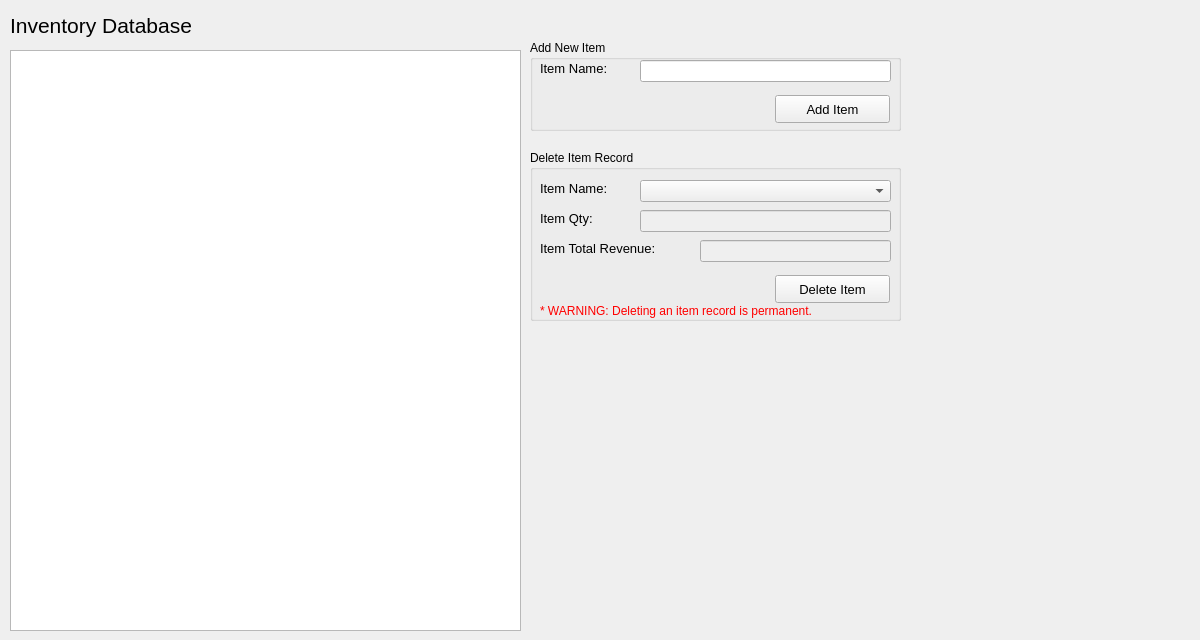
<?xml version="1.0" encoding="UTF-8"?>
<ui version="4.0">
 <class>aInventory</class>
 <widget class="QWidget" name="aInventory">
  <property name="geometry">
   <rect>
    <x>0</x>
    <y>0</y>
    <width>1200</width>
    <height>640</height>
   </rect>
  </property>
  <property name="sizePolicy">
   <sizepolicy hsizetype="Fixed" vsizetype="Fixed">
    <horstretch>0</horstretch>
    <verstretch>0</verstretch>
   </sizepolicy>
  </property>
  <property name="minimumSize">
   <size>
    <width>1200</width>
    <height>640</height>
   </size>
  </property>
  <property name="maximumSize">
   <size>
    <width>1200</width>
    <height>640</height>
   </size>
  </property>
  <property name="windowTitle">
   <string>Form</string>
  </property>
  <widget class="QTableView" name="inventoryTableView">
   <property name="geometry">
    <rect>
     <x>10</x>
     <y>50</y>
     <width>511</width>
     <height>581</height>
    </rect>
   </property>
  </widget>
  <widget class="QLabel" name="pageTitle">
   <property name="geometry">
    <rect>
     <x>10</x>
     <y>0</y>
     <width>1181</width>
     <height>50</height>
    </rect>
   </property>
   <property name="font">
    <font>
     <pointsize>16</pointsize>
    </font>
   </property>
   <property name="text">
    <string>Inventory Database</string>
   </property>
  </widget>
  <widget class="QGroupBox" name="addGroup">
   <property name="geometry">
    <rect>
     <x>530</x>
     <y>40</y>
     <width>371</width>
     <height>91</height>
    </rect>
   </property>
   <property name="title">
    <string>Add New Item</string>
   </property>
   <widget class="QPushButton" name="addItemButton">
    <property name="geometry">
     <rect>
      <x>245</x>
      <y>55</y>
      <width>115</width>
      <height>28</height>
     </rect>
    </property>
    <property name="font">
     <font>
      <pointsize>10</pointsize>
     </font>
    </property>
    <property name="text">
     <string>Add Item</string>
    </property>
   </widget>
   <widget class="QLabel" name="addItemNameLabel">
    <property name="geometry">
     <rect>
      <x>10</x>
      <y>20</y>
      <width>91</width>
      <height>16</height>
     </rect>
    </property>
    <property name="font">
     <font>
      <pointsize>10</pointsize>
     </font>
    </property>
    <property name="text">
     <string>Item Name:</string>
    </property>
   </widget>
   <widget class="QLineEdit" name="addItemNameLine">
    <property name="geometry">
     <rect>
      <x>110</x>
      <y>20</y>
      <width>251</width>
      <height>22</height>
     </rect>
    </property>
    <property name="font">
     <font>
      <pointsize>10</pointsize>
     </font>
    </property>
   </widget>
  </widget>
  <widget class="QGroupBox" name="deleteGroup">
   <property name="geometry">
    <rect>
     <x>530</x>
     <y>150</y>
     <width>371</width>
     <height>171</height>
    </rect>
   </property>
   <property name="title">
    <string>Delete Item Record</string>
   </property>
   <widget class="QPushButton" name="deleteItemButton">
    <property name="geometry">
     <rect>
      <x>245</x>
      <y>125</y>
      <width>115</width>
      <height>28</height>
     </rect>
    </property>
    <property name="font">
     <font>
      <pointsize>10</pointsize>
     </font>
    </property>
    <property name="text">
     <string>Delete Item</string>
    </property>
   </widget>
   <widget class="QComboBox" name="delNameComboBox">
    <property name="geometry">
     <rect>
      <x>110</x>
      <y>30</y>
      <width>251</width>
      <height>22</height>
     </rect>
    </property>
    <property name="font">
     <font>
      <pointsize>10</pointsize>
     </font>
    </property>
   </widget>
   <widget class="QLabel" name="delNameLabel">
    <property name="geometry">
     <rect>
      <x>10</x>
      <y>30</y>
      <width>101</width>
      <height>16</height>
     </rect>
    </property>
    <property name="font">
     <font>
      <pointsize>10</pointsize>
     </font>
    </property>
    <property name="text">
     <string>Item Name:</string>
    </property>
   </widget>
   <widget class="QLabel" name="warningLabel">
    <property name="geometry">
     <rect>
      <x>10</x>
      <y>150</y>
      <width>351</width>
      <height>21</height>
     </rect>
    </property>
    <property name="styleSheet">
     <string notr="true">color: red;</string>
    </property>
    <property name="text">
     <string>* WARNING: Deleting an item record is permanent.</string>
    </property>
   </widget>
   <widget class="QLabel" name="itemQtyLabel">
    <property name="geometry">
     <rect>
      <x>10</x>
      <y>60</y>
      <width>101</width>
      <height>16</height>
     </rect>
    </property>
    <property name="font">
     <font>
      <pointsize>10</pointsize>
     </font>
    </property>
    <property name="text">
     <string>Item Qty:</string>
    </property>
   </widget>
   <widget class="QLabel" name="itemTotalRevenueLabel">
    <property name="geometry">
     <rect>
      <x>10</x>
      <y>90</y>
      <width>161</width>
      <height>16</height>
     </rect>
    </property>
    <property name="font">
     <font>
      <pointsize>10</pointsize>
     </font>
    </property>
    <property name="text">
     <string>Item Total Revenue:</string>
    </property>
   </widget>
   <widget class="QLineEdit" name="itemQtyLine">
    <property name="enabled">
     <bool>false</bool>
    </property>
    <property name="geometry">
     <rect>
      <x>110</x>
      <y>60</y>
      <width>251</width>
      <height>22</height>
     </rect>
    </property>
    <property name="readOnly">
     <bool>true</bool>
    </property>
   </widget>
   <widget class="QLineEdit" name="itemTotalRevenueLine">
    <property name="enabled">
     <bool>false</bool>
    </property>
    <property name="geometry">
     <rect>
      <x>170</x>
      <y>90</y>
      <width>191</width>
      <height>22</height>
     </rect>
    </property>
    <property name="readOnly">
     <bool>true</bool>
    </property>
   </widget>
  </widget>
 </widget>
 <resources/>
 <connections/>
</ui>
